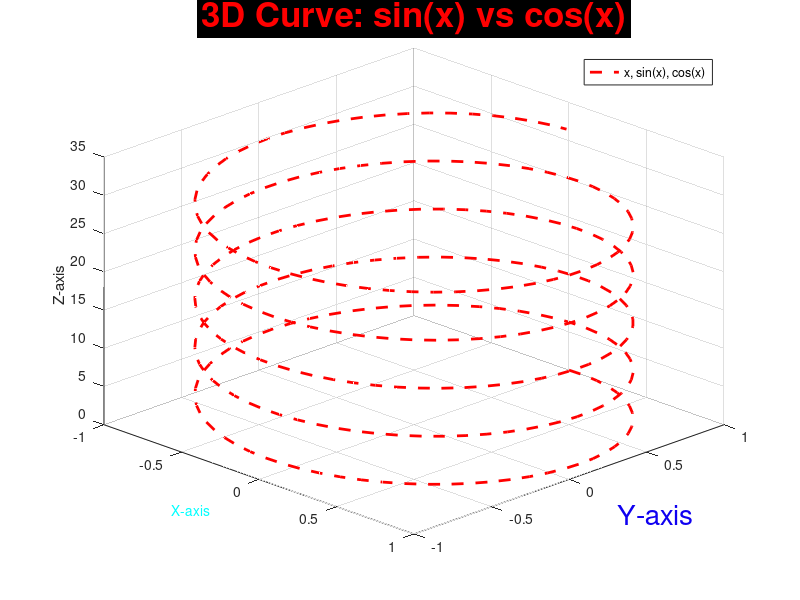

Reproduce this figure in MATLAB.
% 3-D Spiral
clc
clear

x = 0:0.1:10*pi;
y1 = sin(x);
y2 = cos(x);
y3=x;
figure
plot3(y1, y2,y3,'r--','LineWidth',2)

xlabel('X-axis','FontSize',10,'Color','#00FFFF')
ylabel('Y-axis','FontSize',20,'Color','#0F00F0')
zlabel('Z-axis')

title('3D Curve: sin(x) vs cos(x)','FontSize',25,'Color','r','BackgroundColor','#000000')

grid on
legend('x, sin(x), cos(x)','Location','best')
view(45,30)
